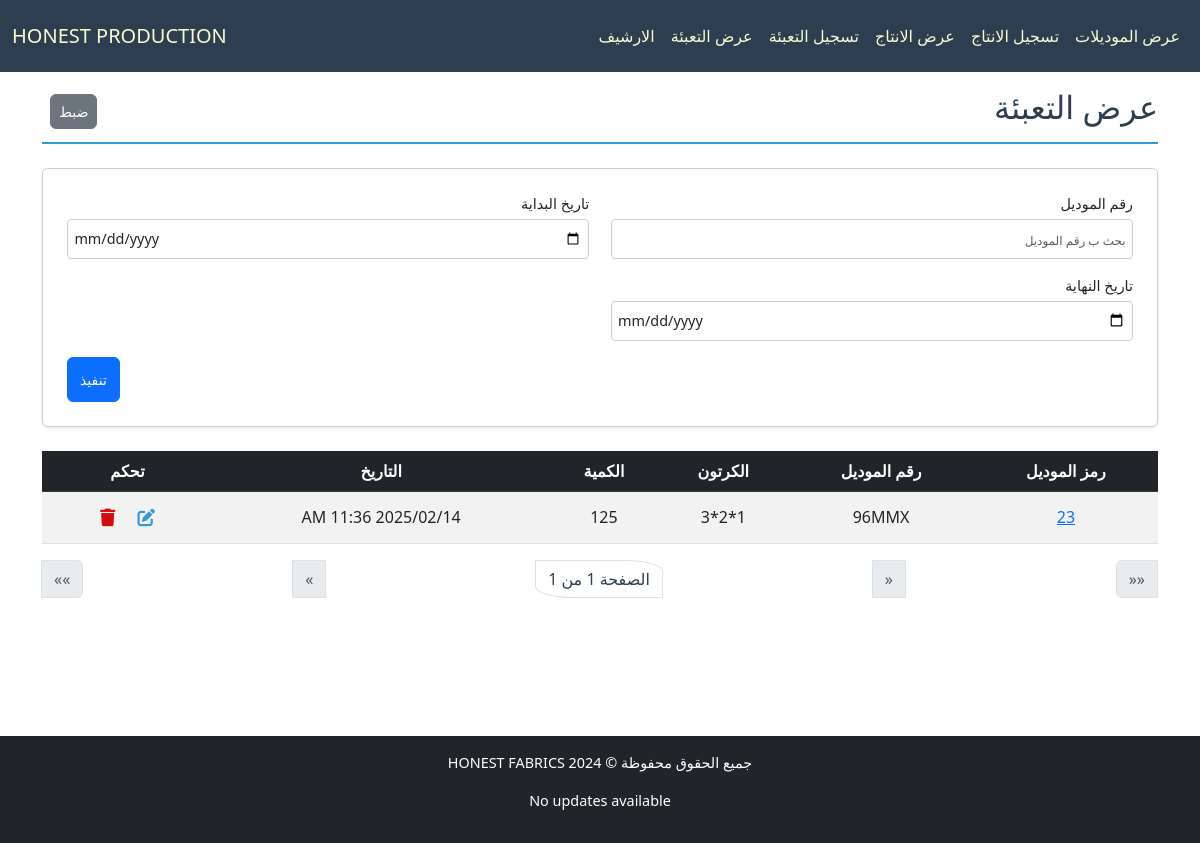
Before: /production/packing-list with the older database file.
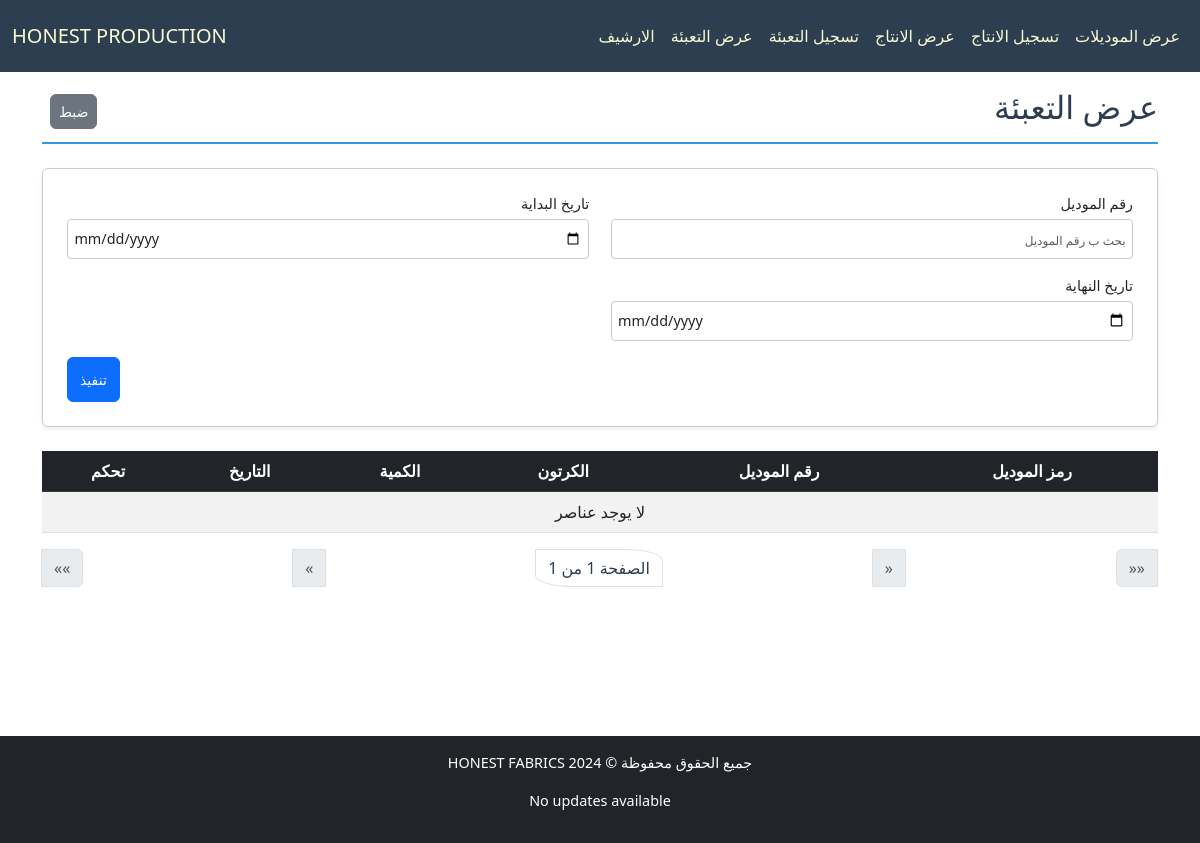
After: the same page with the newer database file.
### production/models.py (models this page shows, shortened)
class Packing(models.Model):
    model = models.ForeignKey(Model, verbose_name="الموديل", on_delete=models.CASCADE, related_name="packings")
    carton = models.ForeignKey(Carton, verbose_name="الكرتونة", on_delete=models.CASCADE, related_name="packings")
    created_at = models.DateTimeField(verbose_name="تاريخ الإنشاء", default=now)
    used_carton = models.PositiveIntegerField(verbose_name="الكرتون للتعبئة", blank=True, default=0)
    class Meta:
        ordering = ['-created_at']

class Model(models.Model):
    DOZENS_CHOICES = [
        (12, "12"),
        (24, "24"),
        (36, "36"),
        (48, "48"),
    ]
    id = models.AutoField(primary_key=True, verbose_name="الرمز")
    model_number = models.CharField(max_length=50, verbose_name="رقم الموديل", unique=True)
    created_at = models.DateTimeField(verbose_name="تاريخ الإنشاء", default=now)
    ended_at = models.DateTimeField(verbose_name="تاريخ الانتهاء", blank=True, null=True)
    shipped_at = models.DateTimeField(verbose_name="تاريخ الشحن", blank=True, null=True)
    is_archive = models.BooleanField(default=False)
    is_shipped = models.BooleanField(default=False)
    Packing_per_carton = models.PositiveIntegerField(
        verbose_name="القطع في الكرتونة", choices=DOZENS_CHOICES, default=12
    )
    available_carton = models.IntegerField(verbose_name="الكراتين المتبقية", blank=True, default=0)
    used_carton = models.IntegerField(verbose_name="الكراتين المستخدمة", blank=True, default=0)
    class Meta:
        ordering = ["-created_at"]

class Carton(models.Model):
    TYPE_CHOICES = [
        ("شماعة", "شماعة"),
        ("تطبيق", "تطبيق"),
    ]
    model = models.ForeignKey(Model, verbose_name="الموديل", on_delete=models.CASCADE, related_name="cartons")
    length = models.CharField(max_length=50, verbose_name="الطول", blank=True)
    width = models.CharField(max_length=50, verbose_name="العرض", blank=True)
    height = models.CharField(max_length=50, verbose_name="الارتفاع", blank=True)
    type = models.CharField(verbose_name="النوع", choices=TYPE_CHOICES, max_length=10, default="تطبيق")
    comment = models.CharField(max_length=100, verbose_name="المقاسات داخل الكرتونة", blank=True)

### production/views.py (the view)
# urls.py: path('packing-list', PackingListingView.as_view(), name='packing_list_view'),
class PackingListingView(ListView):
    template_name = "production/list_package.html"
    model = Packing
    paginate_by = 30
    filter_fields = ["model_number", "start_date", "end_date"]
    def parse_date(self, date_str):
        try:
            normalized_date = date_str.replace("\\", "/")
            return datetime.strptime(normalized_date, "%Y-%m-%d")
        except (ValueError, AttributeError):
            return None
    def get_queryset(self):
        queryset = super().get_queryset()
        filters = Q()
        model_number = self.request.GET.get("model_number")
        if model_number:
            filters &= Q(model__model_number__icontains=model_number)
        start_date = self.parse_date(self.request.GET.get("start_date"))
        end_date = self.parse_date(self.request.GET.get("end_date"))
        if start_date:
            filters &= Q(created_at__gte=start_date)
        if end_date:
            filters &= Q(created_at__lte=end_date)
        return queryset.filter(filters)
    def get_context_data(self, **kwargs):
        context = super().get_context_data(**kwargs)
        context["filter_fields"] = [
            {"field_name": "model_number", "verbose_name": "رقم الموديل", "value": self.request.GET.get("model_number", "")},
            {"field_name": "start_date", "verbose_name": "تاريخ البداية", "value": self.request.GET.get("start_date", "")},
            {"field_name": "end_date", "verbose_name": "تاريخ النهاية", "value": self.request.GET.get("end_date", "")},
        ]
        return context

### production/templates/production/list_package.html (shortened to what this page needs)
{% extends "cloth/layout.html" %}
{% load math_filters %}
{% block home_page %}
<a class="navbar-brand" href="{% url 'model_list_view' %}">HONEST PRODUCTION</a>
{% endblock %}
{% block navbar_links_small %}
{% include "production/nav_links.html" %}
{% endblock %}
{% block body %}
    <div class="pt-4 section-title d-flex justify-content-between align-items-center">
        <h2>عرض التعبئة</h2>
        <div class="ps-2">
            <a href="{% url 'production_list_view' %}" class="px-2 btn btn-secondary">ضبط</a>
        </div>
    </div>
    <form method="get" class="filter-form-flex mb-4 p-4 rounded shadow-sm">
        {% for filter_field in filter_fields %}
        <div class="form-group mb-3">
            <label for="filter_{{ forloop.counter }}" class="form-label">{{ filter_field.verbose_name }}</label>
            <input
                type="{% if filter_field.field_name in 'start_date end_date' %}date{% else %}text{% endif %}"
                id="filter_{{ forloop.counter }}"
                name="{{ filter_field.field_name }}"
                placeholder="بحث ب {{ filter_field.verbose_name }}"
                class="form-control"
                value="{{ filter_field.value }}">
        </div>
        {% endfor %}
        <div class="submit-container">
            <button type="submit" class="btn btn-primary submit-btn">تنفيذ</button>
        </div>
    </form>
    <div class="table-responsive">
        <table class="table table-striped table-hover">
            <thead class="table-dark">
                <tr>
                    <th>رمز الموديل</th>
                    <th>رقم الموديل</th>
                    <th>الكرتون</th>
                    <th>الكمية</th>
                    <th>التاريخ</th>
                    <th>تحكم</th>
                </tr>
            </thead>
            <tbody>
                {% for package_item in object_list %}
                <tr class="clickable-row" data-detail_url="{% url 'model_detail_view' package_item.model.id %}">
                    <td>
                        <a href="{% url 'model_detail_view' package_item.model.id %}">{{ package_item.model.id }}</a>
                    </td>
                    <td>{{ package_item.model.model_number }}</td>
                    <td>{{ package_item.carton.length }}*{{ package_item.carton.width }}*{{ package_item.carton.height }}</td>
                    <td>{{ package_item.used_carton }}</td>
                    <td dir="rtl">{{ package_item.created_at|date:"Y/m/d h:i A" }}</td>
                    <td>
                        <a class="px-2 btn" href="{% url 'packingpiece_edit' package_item.id %}">
                        </a>
                        <a class="px-2 btn" href="{% url 'packingpiece_delete' package_item.id %}">
                            </a>
                    </td>
                </tr>
                {% empty %}
                <tr>
                    <td colspan="8" class="text-center">لا يوجد عناصر</td>
                </tr>
                {% endfor %}
            </tbody>
        </table>
    </div>
    <nav aria-label="Page navigation">
        <ul class="pagination justify-content-between">
            <li class="page-item {% if not page_obj.has_next %}disabled{% endif %}">
                {% if page_obj.has_next %}
                <a class="page-link" href="?page={{ page_obj.paginator.num_pages }}{% for key, value in request.GET.items %}{% if key != 'page' %}&{{ key }}={{ value|urlencode }}{% endif %}{% endfor %}" aria-label="Last">
                    <span aria-hidden="true">&laquo;&laquo;</span>
                </a>
                {% else %}
                <span class="page-link" aria-disabled="true">
                    <span aria-hidden="true">&laquo;&laquo;</span>
                </span>
                {% endif %}
            </li>
            <li class="page-item {% if not page_obj.has_next %}disabled{% endif %}">
                {% if page_obj.has_next %}
                <a class="page-link" href="?page={{ page_obj.next_page_number }}{% for key, value in request.GET.items %}{% if key != 'page' %}&{{ key }}={{ value|urlencode }}{% endif %}{% endfor %}" aria-label="Next">
                    <span aria-hidden="true">&laquo;</span>
                </a>
                {% else %}
                <span class="page-link" aria-disabled="true">
                    <span aria-hidden="true">&laquo;</span>
                </span>
                {% endif %}
            </li>
            <li class="page-item pagination_page_li">
                <span class="page-link">الصفحة {{ page_obj.number }} من {{ page_obj.paginator.num_pages }}</span>
            </li>
            <li class="page-item {% if not page_obj.has_previous %}disabled{% endif %}">
                {% if page_obj.has_previous %}
                <a class="page-link" href="?page={{ page_obj.previous_page_number }}{% for key, value in request.GET.items %}{% if key != 'page' %}&{{ key }}={{ value|urlencode }}{% endif %}{% endfor %}" aria-label="Previous">
                    <span aria-hidden="true">&raquo;</span>
                </a>
                {% else %}
                <span class="page-link" aria-disabled="true">
                    <span aria-hidden="true">&raquo;</span>
                </span>
                {% endif %}
            </li>
            <li class="page-item {% if not page_obj.has_previous %}disabled{% endif %}">
                {% if page_obj.has_previous %}
                <a class="page-link" href="?page=1{% for key, value in request.GET.items %}{% if key != 'page' %}&{{ key }}={{ value|urlencode }}{% endif %}{% endfor %}" aria-label="First">
                    <span aria-hidden="true">&raquo;&raquo;</span>
                </a>
                {% else %}
                <span class="page-link" aria-disabled="true">
                    <span aria-hidden="true">&raquo;&raquo;</span>
                </span>
                {% endif %}
            </li>
    </ul>
</nav>
{% endblock body %}

### cloth/templates/cloth/layout.html (shortened to what this page needs)
{% load static %}
<!DOCTYPE html>
<html lang="ar" dir="rtl">
<head>
    <link href="https://cdn.jsdelivr.net/npm/bootstrap@5.3.0/dist/css/bootstrap.min.css" rel="stylesheet">
    <link rel="stylesheet" href="https://cdnjs.cloudflare.com/ajax/libs/font-awesome/6.7.1/css/all.min.css" />
    <link rel="stylesheet" href={% static "cloth/styless.css" %}>
</head>
<body>
    <nav id="navbar"  class="navbar bg-body-tertiary fixed-top">
        <div class="container-fluid">
            <div class="d-none d-lg-flex">
                <ul class="navbar-nav me-auto mb-2 mb-lg-0 d-flex flex-row">
                    {% block navbar_links_small %}
                    {% endblock %}
                </ul>
            </div>
            {% block home_page %}
            {% endblock %}
        </div>
    </nav>
    <div class="body-div container">
        {% block body %}{% endblock body %}
    </div>
    <footer class="footer bg-dark text-white text-center py-3">
        <p>جميع الحقوق محفوظة © HONEST FABRICS 2024</p>
        {% if update %}
            <p>Latest update at: {{update}}</p>
        {% else %}
            <p>No updates available</p>
        {% endif %}
    </footer>
    <link href="https://cdn.jsdelivr.net/npm/bootstrap@5.3.0/dist/css/bootstrap.min.css" rel="stylesheet">
</body>
</html>

### production/templates/production/nav_links.html
<li class="p-2 nav-item">
    <a class="nav-link active" aria-current="page" href="{% url 'model_list_view' %}">عرض الموديلات</a>
</li>
<li class="p-2 nav-item">
    <a class="nav-link active" aria-current="page" href="{% url 'production_form' %}">تسجيل الانتاج</a>
</li>
<li class="p-2 nav-item">
    <a class="nav-link active" aria-current="page" href="{% url 'production_list_view' %}">عرض الانتاج</a>
</li>
<li class="p-2 nav-item">
    <a class="nav-link active" aria-current="page" href="{% url 'packing_form' %}">تسجيل التعبئة</a>
</li>
<li class="p-2 nav-item">
    <a class="nav-link active" aria-current="page" href="{% url 'packing_list_view' %}">عرض التعبئة</a>
</li>
<li class="p-2 nav-item">
    <a class="nav-link active" aria-current="page" href="{% url 'archived_model_list_view' %}">الارشيف</a>
</li>

### cloth/static/cloth/styless.css (style rules this page uses)
:root { --primary-color: #3498db; --light-blue: #3db1ff5e; --secondary-color: #2c3e50; --success-color: #2ecc71; --danger-color: #e74c3c; --warning-color: #f1c40f; --light-bg: #f8f9fa; --dark-bg: #343a40; --light-text: lightgoldenrodyellow; --golden-text: rgb(255, 255, 0); --border-color: #dee2e6; --white-color: #ffffff; }
*, *::before, *::after { box-sizing: border-box; }
ul, div { padding: 0; margin: 0; }
body { background-color: var(--light-bg); margin-top: 80px; margin-inline: 0; font-family: 'Segoe UI', Tahoma, Geneva, Verdana, sans-serif; line-height: 1.6; font-size: 16px; }
.body-div { margin: 2%; margin-top: 8vh; max-width: 98%; min-height: 81vh; }
#navbar, #navbar-menu-body { background-color: var(--secondary-color) !important; }
#navbar, #navbar a, #navbar-menu-body, #navbar-menu-body a { color: var(--light-text) !important; }
.section-title { color: var(--secondary-color); border-bottom: 2px solid var(--primary-color); padding-bottom: 0.5rem; margin-bottom: 1.5rem; font-weight: bold; }
.table { border-collapse: separate; border-spacing: 0; border-radius: 8px; width: 100%; }
.table th, .table td { text-align: center; vertical-align: middle; padding: 10px; }
.table-striped tbody tr:nth-of-type(odd) { background-color: var(--light-bg); }
.table-dark th { background-color: var(--secondary-color); color: var(--light-text); }
.table-responsive { overflow-x: auto; }
.table-responsive table th, .table-responsive table td { white-space: nowrap; min-width: fit-content; }
.table-responsive table { width: 100%; table-layout: auto; }
.footer { margin-top: 20px; text-align: center; padding: 1rem; font-size: 0.9rem; }
.filter-form-flex { display: flex; flex-wrap: wrap; padding: 1rem; border: 1px solid #ccc; border-radius: 8px; background-color: #fff; justify-content: space-between; column-gap: 2px; direction: rtl; }
.filter-form-flex .form-group { display: flex; flex-direction: column; margin-bottom: 5px; width: 49%; }
.filter-form-flex .form-label { font-size: 0.9rem; margin-bottom: 0.25rem; }
.filter-form-flex .form-control { border: 1px solid #ccc; border-radius: 4px; padding: 0.4rem; font-size: 0.9rem; }
.filter-form-flex input[type="text"], .filter-form-flex input[type="number"], .filter-form-flex input[type="date"] { width: 100%; height: 40px; }
.submit-container { display: flex; justify-content: flex-end; width: 100%; }
.filter-form-flex .submit-btn { width: auto; height: 45px; font-size: 1rem; }
.pagination_page_li span { color: var(--secondary-color); border-top-right-radius: 30%; border-bottom-left-radius: 30%; }
@media (max-width: 1200px) { body { font-size: 15px; } }
@media (max-width: 1200px) { h4.section-title, h2 { font-size: 28px; } }
@media (max-width: 1200px) { p.lead, .oped_details_btn, .btn { font-size: 14px !important; } }
@media (max-width: 1200px) { ::placeholder { font-size: 12px !important; } }

Changed rows visible on the page:
removed Packing: model.id "23", model.model_number "96MMX", carton.length "1", carton.width "2", carton.height "3", used_carton "125", created_at "2025/02/14 11:36 AM"
Other visible differences:
text now shown: "لا يوجد عناصر"
